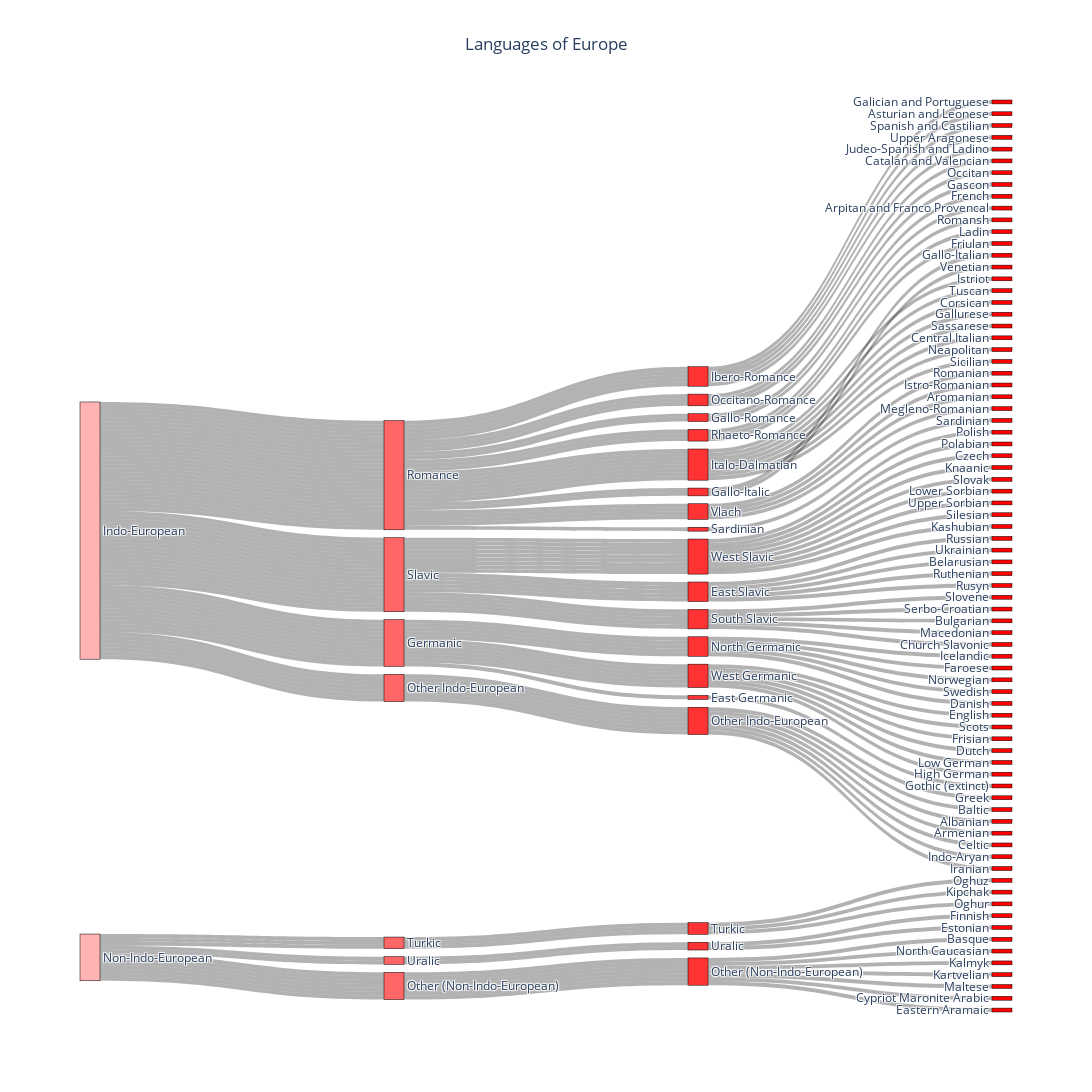

Write notebook code for a chart like this one.
### Code cell
# Preprocess the data to prepare the nodes and links for the Sankey diagram
def create_sankey_data(df):
    # Create unique identifiers for family, division, sub-division, and language
    unique_families = df['family'].unique()
    unique_divisions = df['division'].unique()
    unique_sub_divisions = df['sub-division'].unique()
    unique_languages = df['language'].unique()

    # Create node list
    nodes = list(unique_families) + list(unique_divisions) + list(unique_sub_divisions) + list(unique_languages)

    # Create mappings from categories to node indices
    family_indices = {family: idx for idx, family in enumerate(unique_families)}
    division_indices = {division: idx + len(unique_families) for idx, division in enumerate(unique_divisions)}
    sub_division_indices = {sub_division: idx + len(unique_families) + len(unique_divisions) for idx, sub_division in enumerate(unique_sub_divisions)}
    language_indices = {language: idx + len(unique_families) + len(unique_divisions) + len(unique_sub_divisions) for idx, language in enumerate(unique_languages)}

    return nodes, family_indices, division_indices, sub_division_indices, language_indices

def prepare_links(df, family_indices, division_indices, sub_division_indices, language_indices):
    sources = []
    targets = []
    values = []
    
    # Add links for each row in the dataset
    for _, row in df.iterrows():
        family_idx = family_indices[row['family']]
        division_idx = division_indices[row['division']]
        sub_division_idx = sub_division_indices[row['sub-division']]
        language_idx = language_indices[row['language']]

        # Add the links from family -> division -> sub-division -> language
        sources.extend([family_idx, division_idx, sub_division_idx])
        targets.extend([division_idx, sub_division_idx, language_idx])
        values.extend([1, 1, 1])  # Default value (1) for each connection
        
    return sources, targets, values

def plot_sankey(nodes, sources, targets, values):
    # Define a color palette for the nodes, using a gradient of colors for different levels
    node_colors = [
        "#FFB3B3",  # Family (light pink)
        "#FF6666",  # Division (medium red)
        "#FF3333",  # Sub-division (darker red)
        "#FF0000",  # Language (darkest red)
    ]
    
    # Assign colors dynamically for each level based on the node type
    colors = []
    for i, node in enumerate(nodes):
        if i < len(family_indices):
            colors.append(node_colors[0])  # Family color
        elif i < len(family_indices) + len(division_indices):
            colors.append(node_colors[1])  # Division color
        elif i < len(family_indices) + len(division_indices) + len(sub_division_indices):
            colors.append(node_colors[2])  # Sub-division color
        else:
            colors.append(node_colors[3])  # Language color

    # Create a Sankey plot
    fig = go.Figure(go.Sankey(
        node=dict(
            pad=15,
            thickness=20,
            line=dict(color="black", width=0.5),
            label=nodes,
            color=colors,  # Apply the color scheme
        ),
        link=dict(
            source=sources,
            target=targets,
            value=values,
            color="rgba(0, 0, 0, 0.3)"  # Subtle link color
        )
    ))

    # Update layout with centered title and export options
    fig.update_layout(
        title_text="Languages of Europe",
        title_x=0.5,  # Center the title
        font_size=12,
        height=1200,  # Increase the height for better visibility
        width=1200,  # Increase the width for better layout
    )

    # Export the figure as a PNG file
    fig.write_image("sankey_diagram.png")

    # Show the plot
    fig.show()

# Execute the functions to prepare and plot the Sankey diagram
nodes, family_indices, division_indices, sub_division_indices, language_indices = create_sankey_data(df)
sources, targets, values = prepare_links(df, family_indices, division_indices, sub_division_indices, language_indices)

# Plot the Sankey Diagram with enhanced appearance and colors, and export as PNG
plot_sankey(nodes, sources, targets, values)

### Figure 1 — Plotly figure (JSON) as saved in the notebook; plotly's stock layout.template omitted (floating-point values rounded to 4 significant figures; data arrays with more than 128 entries replaced by an {"elided": "..."} marker saying what was removed)
{"data": [{"link": {"color": "rgba(0, 0, 0, 0.3)", "source": {"elided": "234 int values"}, "target": {"elided": "234 int values"}, "value": {"elided": "234 int values"}}, "node": {"color": ["#FFB3B3", "#FFB3B3", "#FF6666", "#FF6666", "#FF6666", "#FF6666", "#FF6666", "#FF6666", "#FF6666", "#FF3333", "#FF3333", "#FF3333", "#FF3333", "#FF3333", "#FF3333", "#FF3333", "#FF3333", "#FF3333", "#FF3333", "#FF3333", "#FF3333", "#FF3333", "#FF3333", "#FF3333", "#FF3333", "#FF3333", "#FF3333", "#FF0000", "#FF0000", "#FF0000", "#FF0000", "#FF0000", "#FF0000", "#FF0000", "#FF0000", "#FF0000", "#FF0000", "#FF0000", "#FF0000", "#FF0000", "#FF0000", "#FF0000", "#FF0000", "#FF0000", "#FF0000", "#FF0000", "#FF0000", "#FF0000", "#FF0000", "#FF0000", "#FF0000", "#FF0000", "#FF0000", "#FF0000", "#FF0000", "#FF0000", "#FF0000", "#FF0000", "#FF0000", "#FF0000", "#FF0000", "#FF0000", "#FF0000", "#FF0000", "#FF0000", "#FF0000", "#FF0000", "#FF0000", "#FF0000", "#FF0000", "#FF0000", "#FF0000", "#FF0000", "#FF0000", "#FF0000", "#FF0000", "#FF0000", "#FF0000", "#FF0000", "#FF0000", "#FF0000", "#FF0000", "#FF0000", "#FF0000", "#FF0000", "#FF0000", "#FF0000", "#FF0000", "#FF0000", "#FF0000", "#FF0000", "#FF0000", "#FF0000", "#FF0000", "#FF0000", "#FF0000", "#FF0000", "#FF0000", "#FF0000", "#FF0000", "#FF0000", "#FF0000", "#FF0000", "#FF0000", "#FF0000"], "label": ["Indo-European", "Non-Indo-European", "Romance", "Slavic", "Germanic", "Other Indo-European", "Turkic", "Uralic", "Other (Non-Indo-European)", "Ibero-Romance", "Occitano-Romance", "Gallo-Romance", "Rhaeto-Romance", "Gallo-Italic", "Italo-Dalmatian", "Vlach", "Sardinian", "West Slavic", "East Slavic", "South Slavic", "North Germanic", "West Germanic", "East Germanic", "Other Indo-European", "Turkic", "Uralic", "Other (Non-Indo-European)", "Galician and Portuguese", "Asturian and Leonese", "Spanish and Castilian", "Upper Aragonese", "Judeo-Spanish and Ladino", "Catalan and Valencian", "Occitan", "Gascon", "French", "Arpitan and Franco Provencal", "Romansh", "Ladin", "Friulan", "Gallo-Italian", "Venetian", "Istriot", "Tuscan", "Corsican", "Gallurese", "Sassarese", "Central Italian", "Neapolitan", "Sicilian", "Romanian", "Istro-Romanian", "Aromanian", "Megleno-Romanian", "Sardinian", "Polish", "Polabian", "Czech", "Knaanic", "Slovak", "Lower Sorbian", "Upper Sorbian", "Silesian", "Kashubian", "Russian", "Ukrainian", "Belarusian", "Ruthenian", "Rusyn", "Slovene", "Serbo-Croatian", "Bulgarian", "Macedonian", "Church Slavonic", "Icelandic", "Faroese", "Norwegian", "Swedish", "Danish", "English", "Scots", "Frisian", "Dutch", "Low German", "High German", "Gothic (extinct)", "Greek", "Baltic", "Albanian", "Armenian", "Celtic", "Indo-Aryan", "Iranian", "Oghuz", "Kipchak", "Oghur", "Finnish", "Estonian", "Basque", "North Caucasian", "Kalmyk", "Kartvelian", "Maltese", "Cypriot Maronite Arabic", "Eastern Aramaic"], "line": {"color": "black", "width": 0.5}, "pad": 15, "thickness": 20}, "type": "sankey"}], "layout": {"font": {"size": 12}, "height": 1200, "title": {"text": "Languages of Europe", "x": 0.5}, "width": 1200}}
